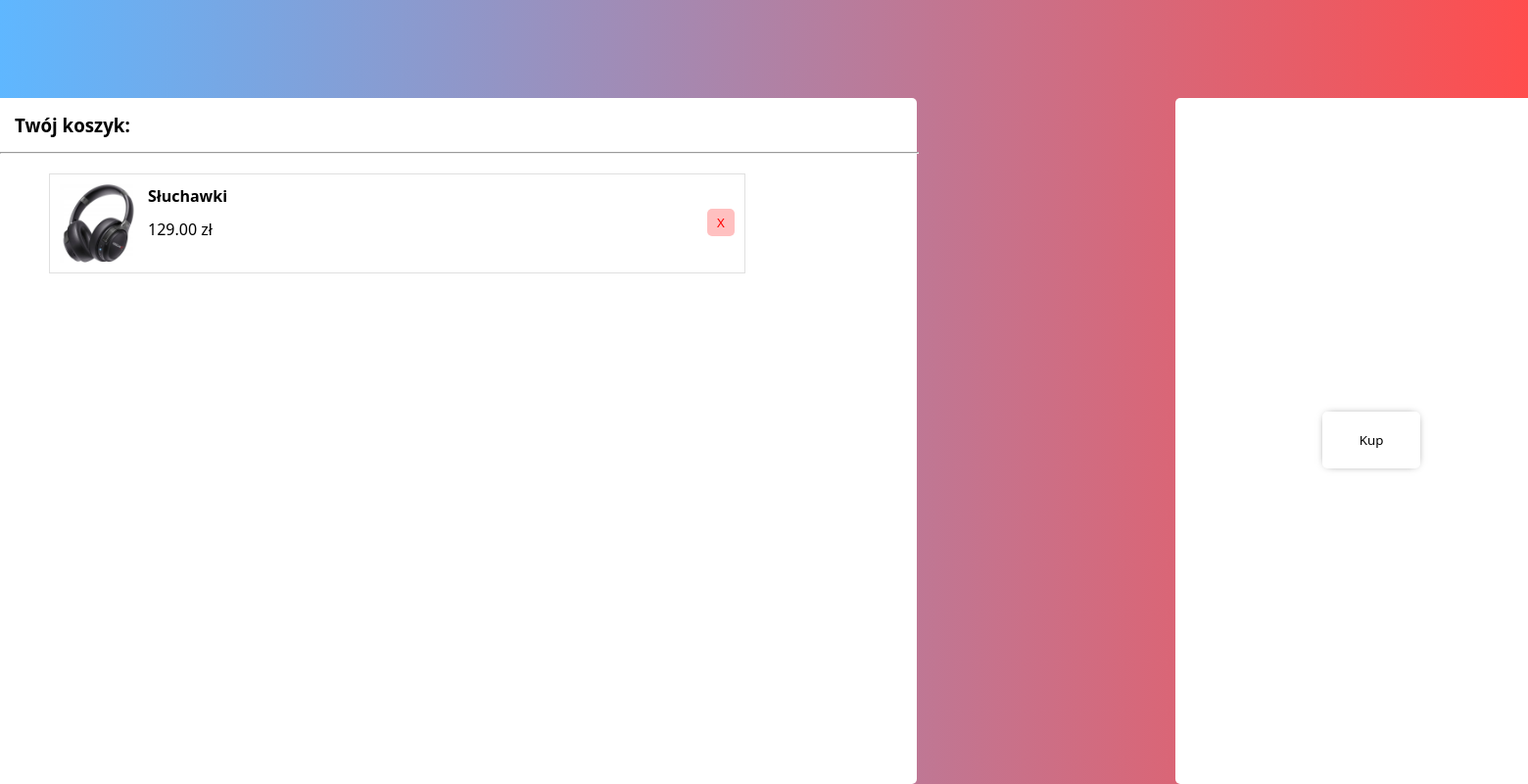
The app's page /koszyk.php (signed in) with its own data.
### tables this page shows
CREATE TABLE `towary` (
  `id` int(11) NOT NULL,
  `image` varchar(255) DEFAULT NULL,
  `nazwa` varchar(255) NOT NULL,
  `cena` decimal(10,2) NOT NULL,
  `iloscOdwiedzen` int(11) DEFAULT 0
);

### koszyk.php (the view, shortened to what this page needs)
<!DOCTYPE html>
<html lang="en">
<head>
    <link rel="stylesheet" href="koszykStyle.css">
</head>
<body>
    <main>
        <h3>Twój koszyk: </h3>
        <hr style="width: 100%;">
        <div id="conteinerKoszyk">
        <?php
            $session_id = $_SESSION['user_id'];
            $polaczenie = mysqli_connect('localhost', 'root', '', 'sklep_im');
            $zapytanie = "
                SELECT towary.image, towary.nazwa, towary.cena, towary.id
                FROM koszyk
                JOIN towary ON koszyk.produkt_id = towary.id
                WHERE koszyk.user_id = '$session_id'
            ";
            $wynik = mysqli_query($polaczenie, $zapytanie);
            while ($wiersz = mysqli_fetch_array($wynik)) {
                $image = $wiersz['image'];
                $nazwa = $wiersz['nazwa'];
                $cena = $wiersz['cena'];
                echo "<div class='koszykElement'>";
                echo "<img src='$image'>";
                echo "<h4>$nazwa</h4>";
                echo "<p>$cena zł</p>";
                echo "<form method='post'>";
                echo "<button type='submit' name='delete'>X</button>";
                echo "</form>";
                echo "</div>";
            }
        ?>
        </div>
    </main>
    <aside>
        <button onclick="randomTeleort()" id="kup">Kup</button>
    </aside>
</body>
</html>

### koszykStyle.css (style rules this page uses)
* { padding: 0px; margin: 0px; font-family: 'Segoe UI', Tahoma, Geneva, Verdana, sans-serif; }
body { background-image: linear-gradient(to right, rgb(95, 183, 255) 0%, rgb(255, 77, 77) 100%); }
main { height: 700px; width: 60%; background-color: white; border-radius: 0px 5px 5px 0px; float: left; }
aside { margin-left: 1200px; margin-top: 100px; height: 700px; width: 400px; background-color: white; border-radius: 5px; }
main h3 { padding: 15px; }
aside button { background-color: white; border: none; padding: 20px; width: 100px; border-radius: 5px; -webkit-box-shadow: 0px 0px 9px -5px rgba(0, 0, 0, 1); -moz-box-shadow: 0px 0px 9px -5px rgba(0, 0, 0, 1); box-shadow: 0px 0px 9px -5px rgba(0, 0, 0, 1); box-sizing: border-box; margin-top: 320px; margin-left: 150px; cursor: pointer; }
#conteinerKoszyk { margin-top: 20px; margin-left: 50px; overflow-y: auto; height: 600px; }
.koszykElement { width: 80%; height: 100px; min-height: 100px; border: 1px solid rgba(17, 17, 17, 0.13); }
.koszykElement img { margin: 10px; float: left; height: 80px; }
.koszykElement h4 { line-height: 45px; }
.koszykElement p { float: left; }
.koszykElement button { margin-top: -10px; margin-right: 10px; float: right; color: red; background-color: rgb(255, 192, 192); border: none; padding: 5px 10px 5px 10px; border-radius: 5px; cursor: pointer; transition: 0.2s; }

### records on screen
towary: image (picture), nazwa "Słuchawki", cena "129.00"
